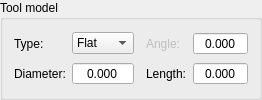
          <widget class="GroupBox" name="grpTool">
           <property name="title">
            <string>Tool model</string>
           </property>
           <layout class="QGridLayout" name="gridLayout">
            <item row="0" column="0">
             <widget class="QLabel" name="label_3">
              <property name="text">
               <string>Type:</string>
              </property>
             </widget>
            </item>
            <item row="1" column="0">
             <widget class="QLabel" name="label_4">
              <property name="text">
               <string>Diameter:</string>
              </property>
             </widget>
            </item>
            <item row="0" column="1">
             <widget class="QComboBox" name="cboToolType">
              <property name="sizePolicy">
               <sizepolicy hsizetype="Expanding" vsizetype="Fixed">
                <horstretch>0</horstretch>
                <verstretch>0</verstretch>
               </sizepolicy>
              </property>
              <item>
               <property name="text">
                <string>Flat</string>
               </property>
              </item>
              <item>
               <property name="text">
                <string>Conic</string>
               </property>
              </item>
             </widget>
            </item>
            <item row="0" column="4">
             <widget class="QLabel" name="lblToolAngle">
              <property name="enabled">
               <bool>false</bool>
              </property>
              <property name="text">
               <string>Angle:</string>
              </property>
             </widget>
            </item>
            <item row="1" column="4">
             <widget class="QLabel" name="lblToolLength">
              <property name="text">
               <string>Length:</string>
              </property>
             </widget>
            </item>
            <item row="0" column="2">
             <spacer name="horizontalSpacer_4">
              <property name="orientation">
               <enum>Qt::Horizontal</enum>
              </property>
              <property name="sizeType">
               <enum>QSizePolicy::Fixed</enum>
              </property>
              <property name="sizeHint" stdset="0">
               <size>
                <width>6</width>
                <height>20</height>
               </size>
              </property>
             </spacer>
            </item>
            <item row="1" column="1">
             <widget class="QDoubleSpinBox" name="txtToolDiameter">
              <property name="sizePolicy">
               <sizepolicy hsizetype="Expanding" vsizetype="Fixed">
                <horstretch>0</horstretch>
                <verstretch>0</verstretch>
               </sizepolicy>
              </property>
              <property name="alignment">
               <set>Qt::AlignCenter</set>
              </property>
              <property name="buttonSymbols">
               <enum>QAbstractSpinBox::NoButtons</enum>
              </property>
              <property name="decimals">
               <number>3</number>
              </property>
              <property name="maximum">
               <double>99.000000000000000</double>
              </property>
             </widget>
            </item>
            <item row="1" column="5">
             <widget class="QDoubleSpinBox" name="txtToolLength">
              <property name="sizePolicy">
               <sizepolicy hsizetype="Expanding" vsizetype="Fixed">
                <horstretch>0</horstretch>
                <verstretch>0</verstretch>
               </sizepolicy>
              </property>
              <property name="alignment">
               <set>Qt::AlignCenter</set>
              </property>
              <property name="buttonSymbols">
               <enum>QAbstractSpinBox::NoButtons</enum>
              </property>
              <property name="decimals">
               <number>3</number>
              </property>
              <property name="maximum">
               <double>999.000000000000000</double>
              </property>
             </widget>
            </item>
            <item row="0" column="5">
             <widget class="QDoubleSpinBox" name="txtToolAngle">
              <property name="sizePolicy">
               <sizepolicy hsizetype="Expanding" vsizetype="Fixed">
                <horstretch>0</horstretch>
                <verstretch>0</verstretch>
               </sizepolicy>
              </property>
              <property name="alignment">
               <set>Qt::AlignCenter</set>
              </property>
              <property name="buttonSymbols">
               <enum>QAbstractSpinBox::NoButtons</enum>
              </property>
              <property name="decimals">
               <number>3</number>
              </property>
              <property name="maximum">
               <double>180.000000000000000</double>
              </property>
             </widget>
            </item>
           </layout>
          </widget>
